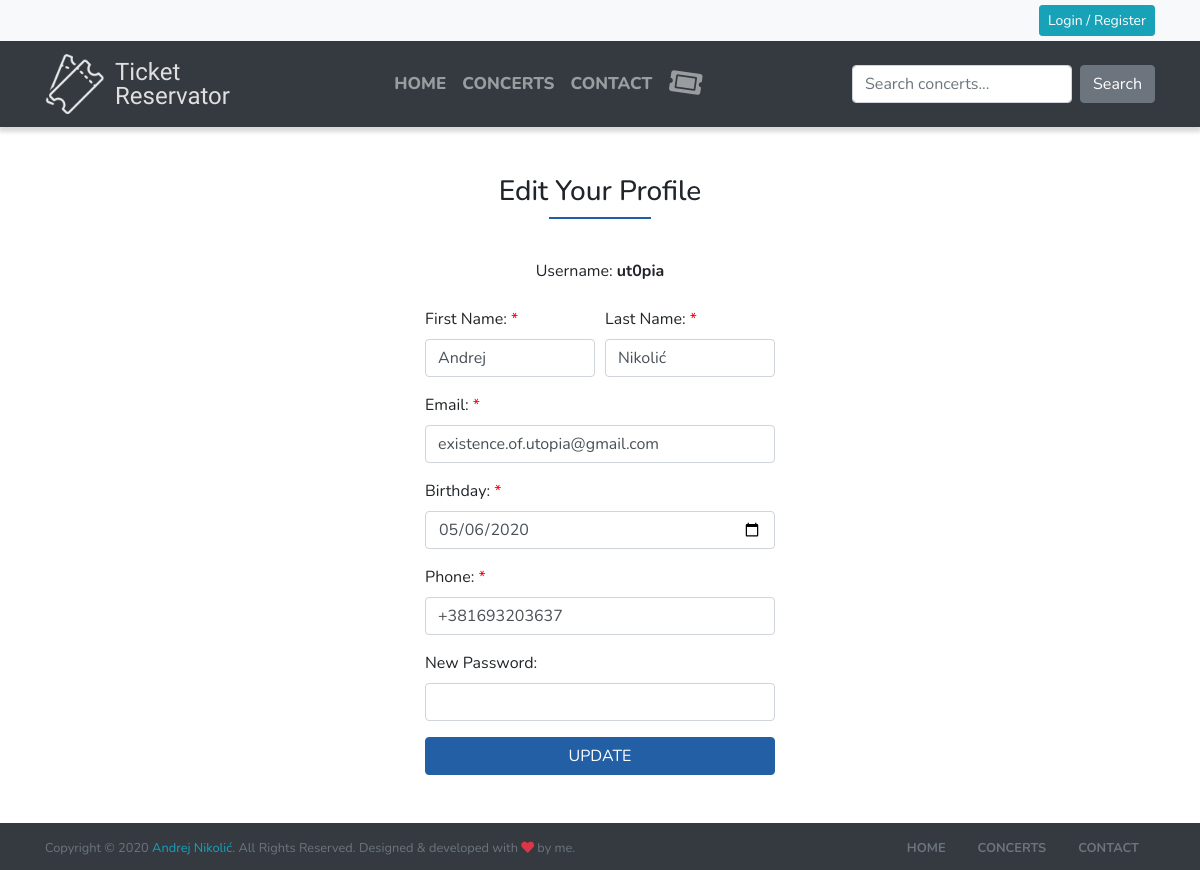
The page /edit_profile.php?id=3 on the database its author committed.
### tables this page shows
CREATE TABLE `user` (
  `id_user` int(11) NOT NULL,
  `username` varchar(50) NOT NULL,
  `first_name` varchar(50) NOT NULL,
  `last_name` varchar(50) NOT NULL,
  `email` varchar(50) NOT NULL,
  `birthday` date NOT NULL,
  `phone` varchar(30) NOT NULL,
  `password` varchar(200) NOT NULL,
  `admin` bit(1) NOT NULL
);

### edit_profile.php (the view, shortened to what this page needs)
<?php
require_once("connect.php");
$idItem = $_GET["id"];
?>
<!DOCTYPE html>
<html lang="en">
<head>
    <?php include "assets/resources.php" ?>
</head>
<body>
<?php include "assets/header.php" ?>
<main>
<div class="container my-5">
<div class="row justify-content-center">
<?php
$username = $fname = $lname = $email = $phone = "";
$sql = "SELECT username, first_name, last_name, email, birthday, phone FROM user WHERE id_user = ?";
$exc = $con->prepare($sql);
$exc->bind_param("i", $idItem);
$exc->execute();
$exc->bind_result($username, $fname, $lname, $email, $birthday, $phone);
while ($row = $exc->fetch()) {
    $user_username = $username;
    $user_fname = $fname;
    $user_lname = $lname;
    $user_email = $email;
    $user_bday = $birthday;
    $user_phone = $phone;
}
?>
<form  class="col-lg-4 col-md-5" method="POST">
<h3 class="text-center">Edit Your Profile</h3>
    <div class="my-4 text-center">Username: <strong><?php echo $user_username; ?></strong></div>
    <div class="form-row">
        <div class="col mb-3">
            <label for="name">First Name: <span class="red">*</span></label>
            <input type="text" class="form-control" name="fname" value="<?php echo $user_fname; ?>" required>
        </div>
        <div class="col">
            <label for="name">Last Name: <span class="red">*</span></label>
            <input type="text" class="form-control" name="lname" value="<?php echo $user_lname; ?>" required>
        </div>
    </div>
    <div class="form-group">
        <label for="email">Email: <span class="red">*</span></label>
        <input type="email" class="form-control" name="email" value="<?php echo $user_email; ?>" required>
    </div>
    <div class="form-group">
        <label for="bday">Birthday: <span class="red">*</span></label>
        <input type="date" class="form-control" name="bday" value="<?php echo $user_bday; ?>" required>
    </div>
    <div class="form-group">
        <label for="phone">Phone: <span class="red">*</span></label>
        <input type="tel" class="form-control" name="phone" value="<?php echo $user_phone; ?>" required>
    </div>
    <div class="form-group">
        <label for="pass1">New Password:</label>
        <input type="password" class="form-control" name="pass1">
    </div>
    <input class="btn btn-primary btn-block" type="submit" value="UPDATE" name="register_user"/>
</form>
</div>
</div>
</main>
<?php include "assets/footer.php" ?>
</body>
</html>

### css/style.css (style rules this page uses)
body { font-family: 'Nunito', sans-serif; }
main { min-height: calc(100vh - 222px); }
.container.my-5 h3, .container.py-5 h3 { display: -webkit-box; display: -ms-flexbox; display: flex; -webkit-box-align: center; -ms-flex-align: center; align-items: center; -webkit-box-orient: vertical; -webkit-box-direction: normal; -ms-flex-direction: column; flex-direction: column; width: -webkit-fit-content; width: -moz-fit-content; width: fit-content; margin: 0 auto; }
.container.my-5 h3::after, .container.py-5 h3::after { border-top: 2px solid #215ea4; content: ""; display: block; width: 50%; margin-top: 0.5rem; margin-bottom: 1rem; }
.btn-primary { background-color: #225FA4; border-color: #225FA4; }
.red { color: #ff0018; }

### rows shown on the page
user: username "ut0pia", fname "Andrej", lname "Nikolić", email "existence.of.utopia@gmail.com", bday "05/06/2020", phone "+381693203637"
